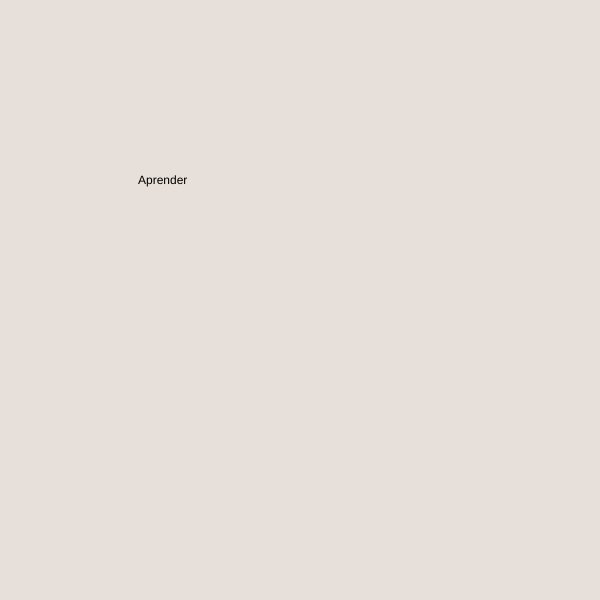
Frame 1 (no input)
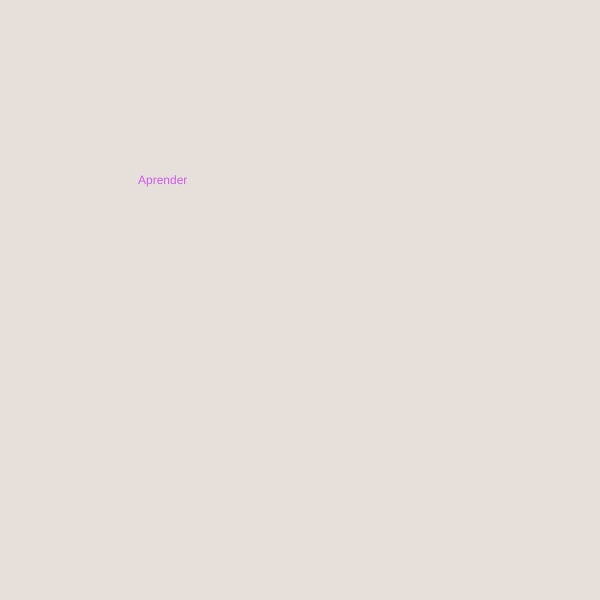
Frame 60 (no input)
Frame 120 (the mouse pressed at the canvas centre since frame 60): identical to frame 60, image omitted

The p5.js sketch that drew these frames (run headless with seeded random() and noise() and a simulated clock; from frame 60 on, the mouse is pressed at the canvas centre):

// p5.js sketch
// ── sketch.js
function setup() {
  createCanvas(600, 600);
}

function draw() {
  background("rgb(231,223,217)");
  text("Aprender", 138, 184);
  fill(color(199, 94, 235));
  
}
